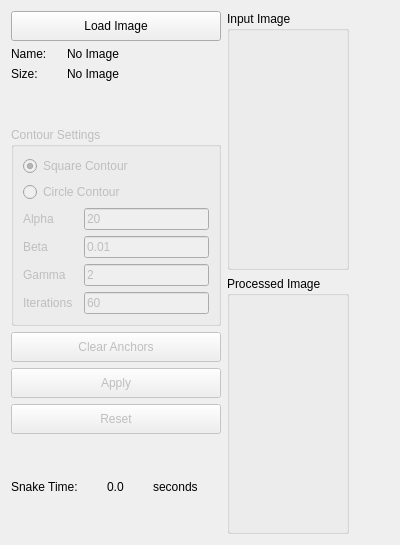
      <widget class="QWidget" name="Active_Contour_Tab">
       <attribute name="title">
        <string>Active Contour</string>
       </attribute>
       <layout class="QGridLayout" name="gridLayout_27">
        <item row="0" column="0">
         <layout class="QGridLayout" name="gridLayout_50">
          <item row="0" column="0">
           <layout class="QVBoxLayout" name="verticalLayout_16">
            <item>
             <widget class="QPushButton" name="btn_load_4">
              <property name="sizePolicy">
               <sizepolicy hsizetype="Fixed" vsizetype="Fixed">
                <horstretch>0</horstretch>
                <verstretch>0</verstretch>
               </sizepolicy>
              </property>
              <property name="minimumSize">
               <size>
                <width>210</width>
                <height>30</height>
               </size>
              </property>
              <property name="maximumSize">
               <size>
                <width>210</width>
                <height>30</height>
               </size>
              </property>
              <property name="text">
               <string>Load Image</string>
              </property>
             </widget>
            </item>
            <item>
             <layout class="QHBoxLayout" name="horizontalLayout_40">
              <property name="sizeConstraint">
               <enum>QLayout::SetFixedSize</enum>
              </property>
              <item>
               <widget class="QLabel" name="label_53">
                <property name="sizePolicy">
                 <sizepolicy hsizetype="Fixed" vsizetype="Fixed">
                  <horstretch>0</horstretch>
                  <verstretch>0</verstretch>
                 </sizepolicy>
                </property>
                <property name="minimumSize">
                 <size>
                  <width>50</width>
                  <height>0</height>
                 </size>
                </property>
                <property name="text">
                 <string>Name:</string>
                </property>
               </widget>
              </item>
              <item>
               <widget class="QLabel" name="label_imgName_4">
                <property name="sizePolicy">
                 <sizepolicy hsizetype="Fixed" vsizetype="Fixed">
                  <horstretch>0</horstretch>
                  <verstretch>0</verstretch>
                 </sizepolicy>
                </property>
                <property name="maximumSize">
                 <size>
                  <width>210</width>
                  <height>25</height>
                 </size>
                </property>
                <property name="text">
                 <string>No Image</string>
                </property>
               </widget>
              </item>
             </layout>
            </item>
            <item>
             <layout class="QHBoxLayout" name="horizontalLayout_41">
              <item>
               <widget class="QLabel" name="label_54">
                <property name="sizePolicy">
                 <sizepolicy hsizetype="Fixed" vsizetype="Fixed">
                  <horstretch>0</horstretch>
                  <verstretch>0</verstretch>
                 </sizepolicy>
                </property>
                <property name="minimumSize">
                 <size>
                  <width>50</width>
                  <height>0</height>
                 </size>
                </property>
                <property name="text">
                 <string>Size:</string>
                </property>
               </widget>
              </item>
              <item>
               <widget class="QLabel" name="label_imgSize_4">
                <property name="sizePolicy">
                 <sizepolicy hsizetype="Fixed" vsizetype="Fixed">
                  <horstretch>0</horstretch>
                  <verstretch>0</verstretch>
                 </sizepolicy>
                </property>
                <property name="maximumSize">
                 <size>
                  <width>210</width>
                  <height>25</height>
                 </size>
                </property>
                <property name="text">
                 <string>No Image</string>
                </property>
               </widget>
              </item>
             </layout>
            </item>
            <item>
             <spacer name="verticalSpacer_32">
              <property name="orientation">
               <enum>Qt::Vertical</enum>
              </property>
              <property name="sizeType">
               <enum>QSizePolicy::Fixed</enum>
              </property>
              <property name="sizeHint" stdset="0">
               <size>
                <width>20</width>
                <height>40</height>
               </size>
              </property>
             </spacer>
            </item>
            <item>
             <layout class="QGridLayout" name="gridLayout_25">
              <item row="0" column="0">
               <widget class="QGroupBox" name="contour_settings_layout">
                <property name="enabled">
                 <bool>false</bool>
                </property>
                <property name="sizePolicy">
                 <sizepolicy hsizetype="Fixed" vsizetype="Fixed">
                  <horstretch>0</horstretch>
                  <verstretch>0</verstretch>
                 </sizepolicy>
                </property>
                <property name="maximumSize">
                 <size>
                  <width>210</width>
                  <height>16777215</height>
                 </size>
                </property>
                <property name="title">
                 <string>Contour Settings</string>
                </property>
                <layout class="QGridLayout" name="gridLayout_26">
                 <item row="2" column="0">
                  <layout class="QGridLayout" name="gridLayout_28">
                   <item row="0" column="0">
                    <layout class="QHBoxLayout" name="horizontalLayout_13">
                     <item>
                      <widget class="QLabel" name="label_20">
                       <property name="sizePolicy">
                        <sizepolicy hsizetype="Fixed" vsizetype="Fixed">
                         <horstretch>0</horstretch>
                         <verstretch>0</verstretch>
                        </sizepolicy>
                       </property>
                       <property name="minimumSize">
                        <size>
                         <width>55</width>
                         <height>0</height>
                        </size>
                       </property>
                       <property name="text">
                        <string>Alpha</string>
                       </property>
                      </widget>
                     </item>
                     <item>
                      <widget class="QLineEdit" name="text_alpha">
                       <property name="text">
                        <string>20</string>
                       </property>
                      </widget>
                     </item>
                    </layout>
                   </item>
                   <item row="1" column="0">
                    <layout class="QHBoxLayout" name="horizontalLayout_16">
                     <item>
                      <widget class="QLabel" name="label_21">
                       <property name="sizePolicy">
                        <sizepolicy hsizetype="Fixed" vsizetype="Fixed">
                         <horstretch>0</horstretch>
                         <verstretch>0</verstretch>
                        </sizepolicy>
                       </property>
                       <property name="minimumSize">
                        <size>
                         <width>55</width>
                         <height>0</height>
                        </size>
                       </property>
                       <property name="text">
                        <string>Beta</string>
                       </property>
                      </widget>
                     </item>
                     <item>
                      <widget class="QLineEdit" name="text_beta">
                       <property name="text">
                        <string>0.01</string>
                       </property>
                      </widget>
                     </item>
                    </layout>
                   </item>
                   <item row="2" column="0">
                    <layout class="QHBoxLayout" name="horizontalLayout_17">
                     <item>
                      <widget class="QLabel" name="label_22">
                       <property name="sizePolicy">
                        <sizepolicy hsizetype="Fixed" vsizetype="Fixed">
                         <horstretch>0</horstretch>
                         <verstretch>0</verstretch>
                        </sizepolicy>
                       </property>
                       <property name="minimumSize">
                        <size>
                         <width>55</width>
                         <height>0</height>
                        </size>
                       </property>
                       <property name="text">
                        <string>Gamma</string>
                       </property>
                      </widget>
                     </item>
                     <item>
                      <widget class="QLineEdit" name="text_gamma">
                       <property name="text">
                        <string>2</string>
                       </property>
                      </widget>
                     </item>
                    </layout>
                   </item>
                   <item row="3" column="0">
                    <layout class="QHBoxLayout" name="horizontalLayout_24">
                     <item>
                      <widget class="QLabel" name="label_26">
                       <property name="sizePolicy">
                        <sizepolicy hsizetype="Fixed" vsizetype="Fixed">
                         <horstretch>0</horstretch>
                         <verstretch>0</verstretch>
                        </sizepolicy>
                       </property>
                       <property name="minimumSize">
                        <size>
                         <width>55</width>
                         <height>0</height>
                        </size>
                       </property>
                       <property name="text">
                        <string>Iterations</string>
                       </property>
                      </widget>
                     </item>
                     <item>
                      <widget class="QLineEdit" name="text_num_iterations">
                       <property name="text">
                        <string>60</string>
                       </property>
                      </widget>
                     </item>
                    </layout>
                   </item>
                  </layout>
                 </item>
                 <item row="0" column="0">
                  <widget class="QRadioButton" name="radioButton_square_contour">
                   <property name="text">
                    <string>Square Contour</string>
                   </property>
                   <property name="checked">
                    <bool>true</bool>
                   </property>
                  </widget>
                 </item>
                 <item row="1" column="0">
                  <widget class="QRadioButton" name="radioButton_circle_contour">
                   <property name="text">
                    <string>Circle Contour</string>
                   </property>
                  </widget>
                 </item>
                </layout>
               </widget>
              </item>
              <item row="1" column="0">
               <layout class="QGridLayout" name="gridLayout_30">
                <item row="0" column="0">
                 <widget class="QPushButton" name="btn_clear_anchors">
                  <property name="enabled">
                   <bool>false</bool>
                  </property>
                  <property name="sizePolicy">
                   <sizepolicy hsizetype="Fixed" vsizetype="Maximum">
                    <horstretch>0</horstretch>
                    <verstretch>0</verstretch>
                   </sizepolicy>
                  </property>
                  <property name="minimumSize">
                   <size>
                    <width>210</width>
                    <height>30</height>
                   </size>
                  </property>
                  <property name="maximumSize">
                   <size>
                    <width>210</width>
                    <height>30</height>
                   </size>
                  </property>
                  <property name="text">
                   <string>Clear Anchors</string>
                  </property>
                 </widget>
                </item>
                <item row="1" column="0">
                 <widget class="QPushButton" name="btn_apply_contour">
                  <property name="enabled">
                   <bool>false</bool>
                  </property>
                  <property name="sizePolicy">
                   <sizepolicy hsizetype="Fixed" vsizetype="Maximum">
                    <horstretch>0</horstretch>
                    <verstretch>0</verstretch>
                   </sizepolicy>
                  </property>
                  <property name="minimumSize">
                   <size>
                    <width>210</width>
                    <height>30</height>
                   </size>
                  </property>
                  <property name="maximumSize">
                   <size>
                    <width>210</width>
                    <height>30</height>
                   </size>
                  </property>
                  <property name="text">
                   <string>Apply</string>
                  </property>
                 </widget>
                </item>
                <item row="2" column="0">
                 <widget class="QPushButton" name="btn_reset_contour">
                  <property name="enabled">
                   <bool>false</bool>
                  </property>
                  <property name="sizePolicy">
                   <sizepolicy hsizetype="Fixed" vsizetype="Maximum">
                    <horstretch>0</horstretch>
                    <verstretch>0</verstretch>
                   </sizepolicy>
                  </property>
                  <property name="minimumSize">
                   <size>
                    <width>210</width>
                    <height>30</height>
                   </size>
                  </property>
                  <property name="maximumSize">
                   <size>
                    <width>210</width>
                    <height>30</height>
                   </size>
                  </property>
                  <property name="text">
                   <string>Reset</string>
                  </property>
                 </widget>
                </item>
               </layout>
              </item>
             </layout>
            </item>
            <item>
             <spacer name="verticalSpacer_39">
              <property name="orientation">
               <enum>Qt::Vertical</enum>
              </property>
              <property name="sizeType">
               <enum>QSizePolicy::Fixed</enum>
              </property>
              <property name="sizeHint" stdset="0">
               <size>
                <width>20</width>
                <height>40</height>
               </size>
              </property>
             </spacer>
            </item>
            <item>
             <layout class="QHBoxLayout" name="horizontalLayout_65">
              <property name="sizeConstraint">
               <enum>QLayout::SetFixedSize</enum>
              </property>
              <item>
               <widget class="QLabel" name="label_73">
                <property name="sizePolicy">
                 <sizepolicy hsizetype="Fixed" vsizetype="Fixed">
                  <horstretch>0</horstretch>
                  <verstretch>0</verstretch>
                 </sizepolicy>
                </property>
                <property name="minimumSize">
                 <size>
                  <width>90</width>
                  <height>0</height>
                 </size>
                </property>
                <property name="text">
                 <string>Snake Time:</string>
                </property>
               </widget>
              </item>
              <item>
               <widget class="QLabel" name="label_snake_time">
                <property name="sizePolicy">
                 <sizepolicy hsizetype="Fixed" vsizetype="Fixed">
                  <horstretch>0</horstretch>
                  <verstretch>0</verstretch>
                 </sizepolicy>
                </property>
                <property name="maximumSize">
                 <size>
                  <width>40</width>
                  <height>25</height>
                 </size>
                </property>
                <property name="text">
                 <string>0.0</string>
                </property>
               </widget>
              </item>
              <item>
               <widget class="QLabel" name="label_41">
                <property name="text">
                 <string>seconds</string>
                </property>
               </widget>
              </item>
             </layout>
            </item>
            <item>
             <spacer name="verticalSpacer_34">
              <property name="orientation">
               <enum>Qt::Vertical</enum>
              </property>
              <property name="sizeHint" stdset="0">
               <size>
                <width>20</width>
                <height>40</height>
               </size>
              </property>
             </spacer>
            </item>
           </layout>
          </item>
          <item row="0" column="1">
           <layout class="QGridLayout" name="gridLayout_51">
            <item row="0" column="0">
             <layout class="QGridLayout" name="gridLayout_53">
              <item row="0" column="0">
               <widget class="QGroupBox" name="groupBox_25">
                <property name="sizePolicy">
                 <sizepolicy hsizetype="Expanding" vsizetype="Expanding">
                  <horstretch>0</horstretch>
                  <verstretch>0</verstretch>
                 </sizepolicy>
                </property>
                <property name="maximumSize">
                 <size>
                  <width>500</width>
                  <height>16777215</height>
                 </size>
                </property>
                <property name="title">
                 <string>Input Image</string>
                </property>
                <layout class="QGridLayout" name="gridLayout_54">
                 <item row="0" column="0">
                  <widget class="ImageView" name="img4_input" native="true"/>
                 </item>
                </layout>
               </widget>
              </item>
              <item row="1" column="0">
               <widget class="QGroupBox" name="groupBox_26">
                <property name="sizePolicy">
                 <sizepolicy hsizetype="Expanding" vsizetype="Expanding">
                  <horstretch>0</horstretch>
                  <verstretch>0</verstretch>
                 </sizepolicy>
                </property>
                <property name="maximumSize">
                 <size>
                  <width>500</width>
                  <height>16777215</height>
                 </size>
                </property>
                <property name="title">
                 <string>Processed Image</string>
                </property>
                <layout class="QGridLayout" name="gridLayout_55">
                 <item row="0" column="0">
                  <widget class="ImageView" name="img4_output" native="true"/>
                 </item>
                </layout>
               </widget>
              </item>
              <item row="1" column="1">
               <spacer name="horizontalSpacer_4">
                <property name="orientation">
                 <enum>Qt::Horizontal</enum>
                </property>
                <property name="sizeHint" stdset="0">
                 <size>
                  <width>40</width>
                  <height>20</height>
                 </size>
                </property>
               </spacer>
              </item>
              <item row="0" column="1">
               <spacer name="horizontalSpacer_5">
                <property name="orientation">
                 <enum>Qt::Horizontal</enum>
                </property>
                <property name="sizeHint" stdset="0">
                 <size>
                  <width>40</width>
                  <height>20</height>
                 </size>
                </property>
               </spacer>
              </item>
             </layout>
            </item>
           </layout>
          </item>
         </layout>
        </item>
       </layout>
      </widget>
